Frame 1 (no input): blank canvas, image omitted
Frame 60 (no input): blank canvas, image omitted
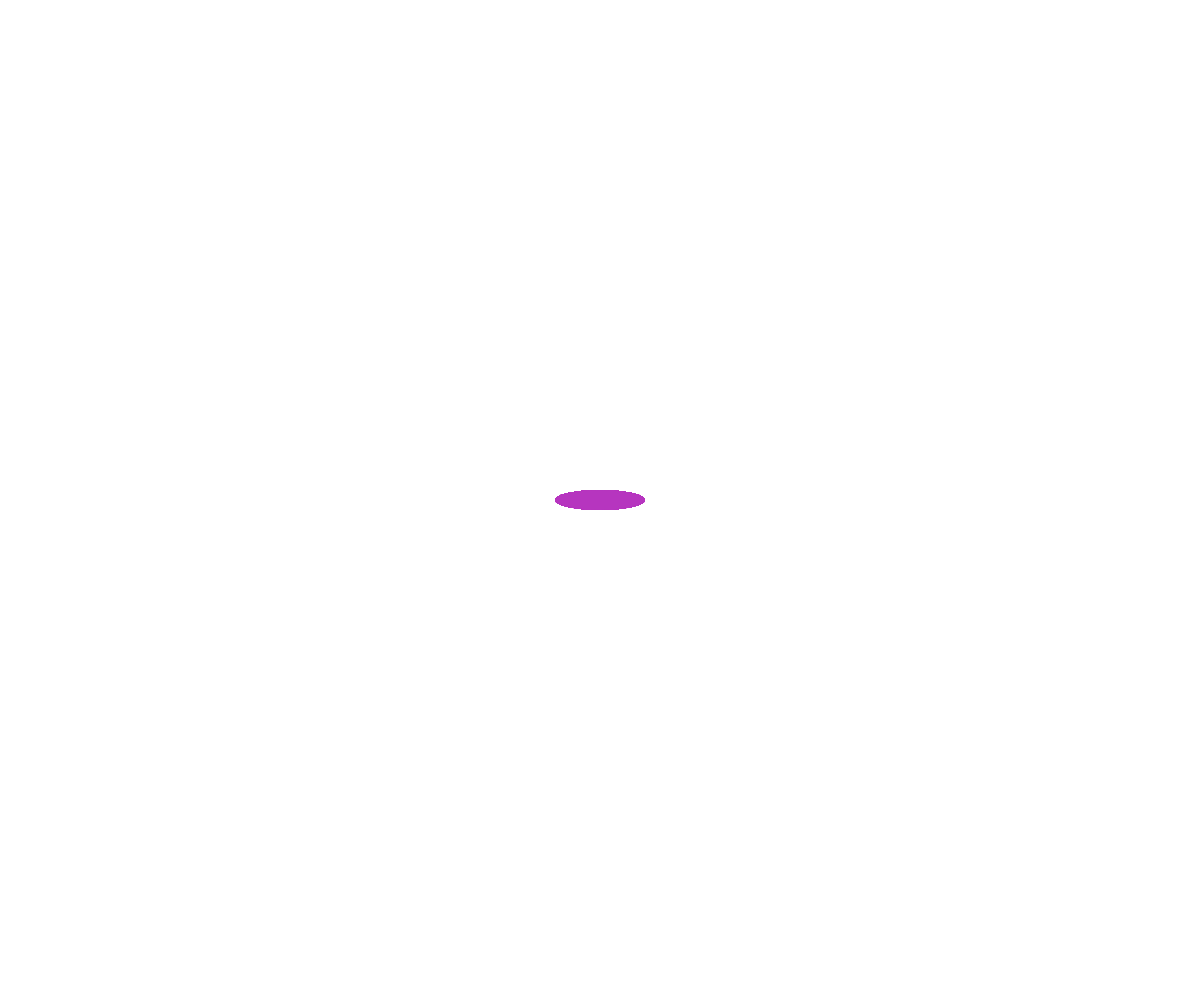
Frame 120 (the mouse pressed at the canvas centre since frame 60)

The p5.js sketch whose frames 1 and 60 were blank and that drew this single picture after the mouse press (run headless with seeded random() and noise() and a simulated clock; from frame 60 on, the mouse is pressed at the canvas centre):

// p5.js sketch
// ── sketch.js
// Step 1: Set up our p5 document to the size of our browser window
function setup() {
    createCanvas(windowWidth, windowHeight);
}
  
// Step 2: Make document dynamically resize to the size of browser window
function windowResized() {
    resizeCanvas(windowWidth, windowHeight);
}

// Step 3: create a variable for input 
// this says- first, make our circle magenta purple 
let circleBgcolor = {r: 255, g: 0, b:255};
  
// Step 4: give our circle a random color when this function is called 
function circleColor() {
    circleBgcolor.r = random(0, 255);
    circleBgcolor.g = random(0, 255);
    circleBgcolor.b = random(0, 255);
}
  
// Step 5: use our variable to draw
// Our varible doesn't have an outline stroke
// it's color is filled with a random color from function above
// it's shaped like a ellipse that's 90x20px and follows the path of the mouse
// now, you can see our work in Step 3 on the page, because we're 'drawing' on the canvas
// but- it's not making anything a random color - yet
function draw() {
    noStroke();
    fill(circleBgcolor.r,circleBgcolor.g,circleBgcolor.b);
    ellipse(mouseX, mouseY, 90, 20);
}

// Step 6: when the mouse is pressed, this function that 'clears' the previous circle color 
// and creates a new, random color with the function that we set in Step 4 above
function mousePressed() {
    clear();
    circleColor();
}


// ── style.css
body {
  margin: 40px;
  display: flex;
  /* This centers our sketch horizontally. */
  justify-content: center;
  /* This centers our sketch vertically. */
  align-items: center;
  color: midnightblue;
}

/* i'm using the z index to move the slider on top of the container */
.container {
  z-index: 0;
  display:  flex;
  font-family: 'Lora', serif;
  font-size:  10vw;
  align-items: center;
  justify-content: center;
  height: 100vh;
  letter-spacing: 1px;
}

canvas {
  position: absolute;
  top: 0;
  left: 0;
}
